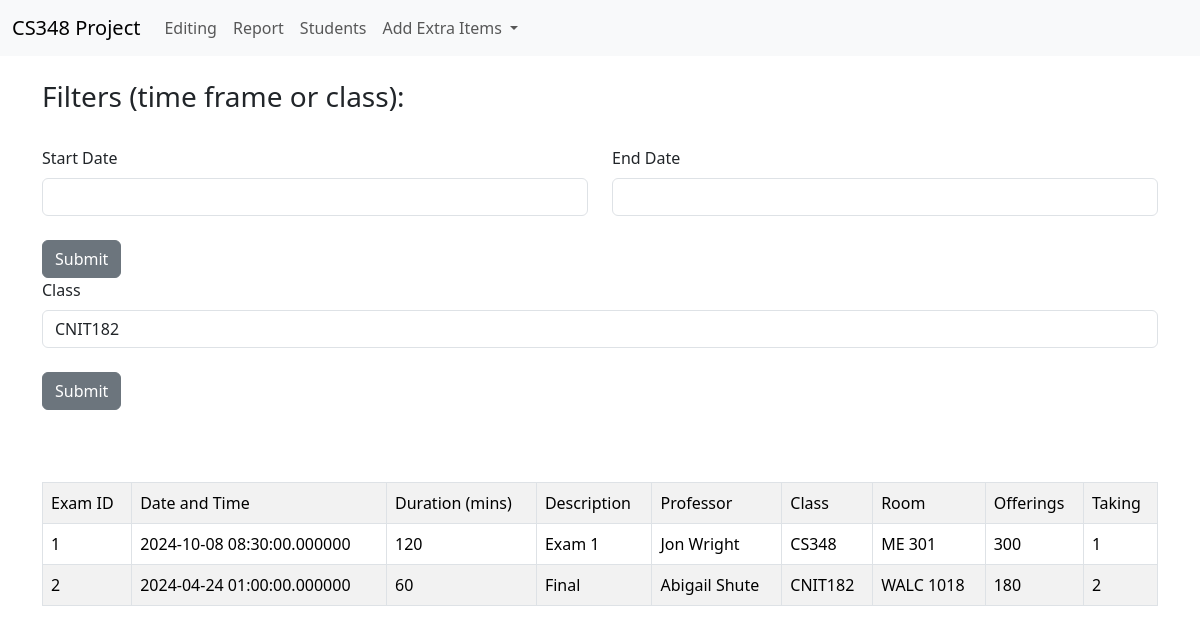
Screenshot of /report with the database file from the repository.
### app.py (models this page shows, shortened)
class Exam(db.Model):
    __tablename__ = "Exam"
    id = db.Column(db.Integer, primary_key=True)
    datetime = db.Column(db.DateTime)
    duration = db.Column(db.Integer)
    description = db.Column(db.String(200))
    professor_id = db.Column(db.Integer)
    class_id = db.Column(db.Integer)
    room_id = db.Column(db.Integer)
    offered = db.Column(db.Integer)
    taking = db.Column(db.Integer, default= 0)

class Professors(db.Model):
    __tablename__ = "Professors"
    id = db.Column(db.Integer, primary_key=True)
    name = db.Column(db.String(200), nullable=False)
    email = db.Column(db.String(120), nullable=False, unique=True)

class Classes(db.Model):
    __tablename__ = "Classes"
    id = db.Column(db.Integer, primary_key=True)
    course_code = db.Column(db.String(100))
    department_id = db.Column(db.Integer)

class Room(db.Model):
    id = db.Column(db.Integer, primary_key=True)
    building = db.Column(db.String(200), nullable=False)
    number = db.Column(db.Integer)
    capacity = db.Column(db.Integer)

### app.py (the view, shortened to what this page needs)
@app.route('/report', methods=["GET", "POST"])
def report():
    timeform = TimeFrameForm()
    classform = ClassFindForm()
    with engine.connect() as connection:
        rooms = connection.execute(text("SELECT * FROM Room"))
        classes = connection.execute((text("SELECT course_code FROM Classes")))
        classform.classes.choices = [c.course_code for c in classes]
        if timeform.validate_on_submit():
            stmt = text("""SELECT Exam.id, Exam.datetime, Exam.duration, Exam.description, Professors.name, Classes.course_code, Room.building, Room.number, Exam.offered, Exam.taking FROM Exam JOIN Classes ON Exam.class_id = Classes.id JOIN Professors ON Exam.professor_id=Professors.id JOIN Room ON Exam.room_id = Room.id WHERE Exam.datetime >= :start_date AND Exam.datetime <= :end_date""")
            exams = connection.execute(stmt, {"start_date": timeform.time1.data, "end_date": timeform.time2.data})
        else:
            exams = connection.execute(text("SELECT Exam.id, Exam.datetime, Exam.duration, Exam.description, Professors.name, Classes.course_code, Room.building, Room.number, Exam.offered, Exam.taking FROM Exam JOIN Classes ON Exam.class_id = Classes.id JOIN Professors ON Exam.professor_id=Professors.id JOIN Room ON Exam.room_id = Room.id"))
        connection.commit()
    return render_template("report.html", exams=exams, timeform = timeform, classform = classform)

### app.py
class TimeFrameForm(FlaskForm):
    time1 = DateTimeField("Start Date", format='%Y-%m-%d %H:%M', validators=[DataRequired()])
    time2 = DateTimeField("End Date  ", format='%Y-%m-%d %H:%M', validators=[DataRequired()])
    submit = SubmitField()

class ClassFindForm(FlaskForm):
    classes = SelectField("Class", choices=[], validators=[DataRequired()])
    submit = SubmitField()

### templates/report.html (shortened to what this page needs)
{% extends 'base.html' %}
{% block content %}
  <h3>Filters (time frame or class):</h3>
  <br/>
  <form method="POST">
		<div class="row">
			<div class="col">
		{{ timeform.time1.label(class="form-label") }}
                {{ timeform.time1(class="form-control") }}
			</div>
                	<div class="col">
                {{ timeform.time2.label(class="form-label") }}
                {{ timeform.time2(class="form-control") }}
			</div>
		</div>
			<br/>
		{{ timeform.submit(class="btn btn-secondary")}}
  </form>
   <form method="POST">
                {{ classform.classes.label(class="form-label") }}
                {{ classform.classes(class="form-control") }}
                <br/>
                {{ classform.submit(class="btn btn-secondary")}}
  </form>
  <br/>
  <br/>
  <br/>
  <table class="table table-hover table-bordered table-striped">
	  <tr><td>Exam ID</td><td>Date and Time</td><td>Duration (mins)</td><td>Description</td><td>Professor</td><td>Class</td><td>Room</td><td>Offerings</td><td>Taking</td></tr>
	  {% for exam in exams %}
                <tr>
			<td>{{exam.id}}</td><td>{{exam.datetime}}</td><td>{{exam.duration}}</td><td>{{exam.description}}</td><td>{{exam.name}}</td><td>{{exam.course_code}}</td><td>{{exam.building}} {{exam.number}}</td><td>{{exam.offered}}</td><td>{{exam.taking}}</td>
                </tr>
        {% endfor %}
        </table>
{% endblock %}

### templates/base.html (shortened to what this page needs)
<!DOCTYPE html>
<html lang="en">
<head>
        <link href="https://cdn.jsdelivr.net/npm/bootstrap@5.3.3/dist/css/bootstrap.min.css" rel="stylesheet">
</head>
<body>
	{% include 'navbar.html' %}
	<br/>
	<div class="container">
	{% block content %}
	{% endblock %}
	</div>
</body>
</html>

### templates/navbar.html (shortened to what this page needs)
<nav class="navbar navbar-expand-lg bg-body-tertiary">
  <div class="container-fluid">
	  <a class="navbar-brand" href="{{ url_for('index') }}">CS348 Project</a>
    <div class="collapse navbar-collapse" id="navbarSupportedContent">
      <ul class="navbar-nav me-auto mb-2 mb-lg-0">
        <li class="nav-item">
		<a class="nav-link" href="{{url_for('add_exam')}}">Editing</a>
        </li>
	<li class="nav-item">
		<a class="nav-link" href="{{url_for('report')}}">Report</a>
	</li>
	<li class="nav-item">
                <a class="nav-link" href="{{url_for('confirm')}}">Students</a>
        </li>
	<li class="nav-item dropdown">
		<a class="nav-link dropdown-toggle" href="#" role="button" data-bs-toggle="dropdown" aria-expanded="false">
            Add Extra Items
          </a>
	</li>
      </ul>
    </div>
  </div>
</nav>

### rows the page displays
Exam: id "1", datetime "2024-10-08 08:30:00.000000", duration "120", description "Exam 1", name "Jon Wright", course_code "CS348", building "ME", number "301", offered "300", taking "1"
Exam: id "2", datetime "2024-04-24 01:00:00.000000", duration "60", description "Final", name "Abigail Shute", course_code "CNIT182", building "WALC", number "1018", offered "180", taking "2"

### other values shown
{{ timeform.time1.label(class="form-label") }} "Start Date"
{{ timeform.time2.label(class="form-label") }} "End Date"
{{ classform.classes.label(class="form-label") }} "Class"
